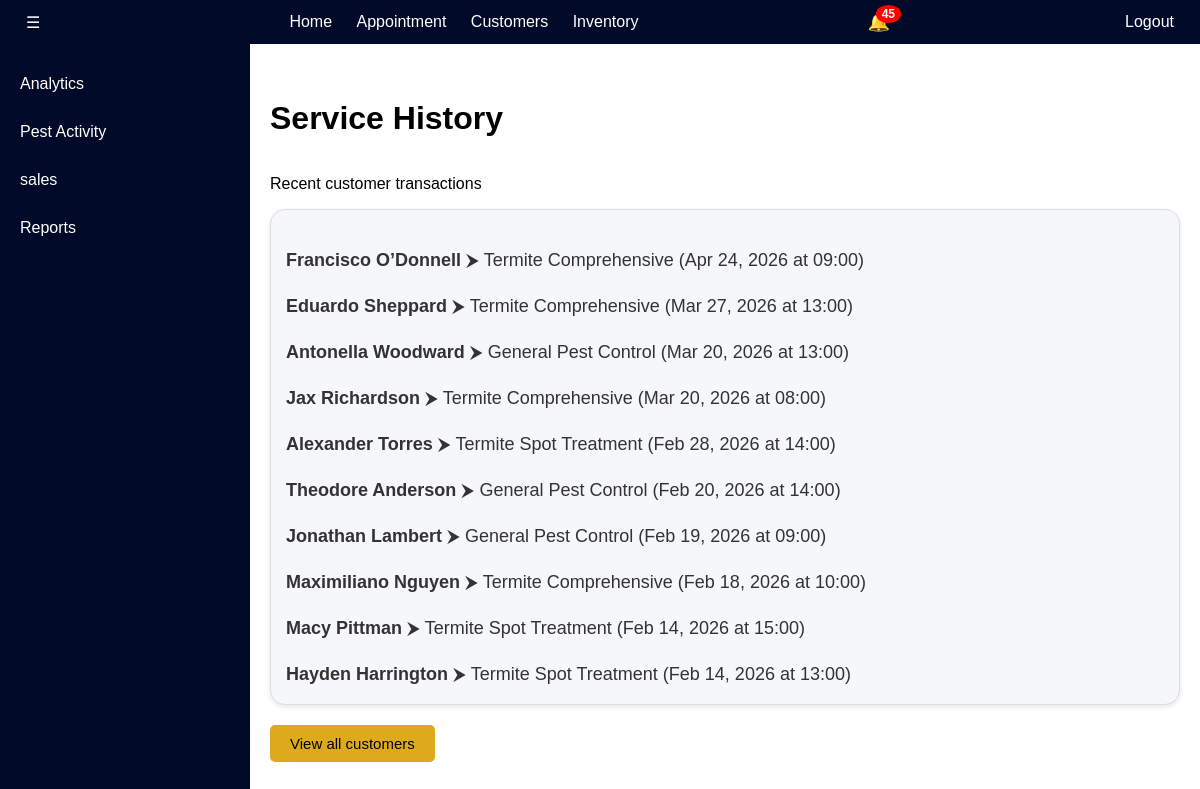
Page /admin-panel/customers/ (signed in) on the committed database.
### services/models.py (models this page shows, shortened)
class Appointment(models.Model):
    user = models.ForeignKey(settings.AUTH_USER_MODEL, on_delete=models.CASCADE, related_name="appointments", null=True, blank=True)
    created_at = models.DateTimeField(auto_now_add=True)
    STATUS_CHOICES = [
        ('Pending', 'Pending'),
        ('Done', 'Done'),
    ]
    client_name = models.CharField(max_length=100)
    client_address = models.TextField()
    land_use_category = models.CharField(
        max_length=50,
        choices=[
            ("Industrial", "Industrial"),
            ("Residential", "Residential"),
            ("Institutional", "Institutional"),
            ("Commercial", "Commercial"),
        ],
        default="Residential"
    )
    email = models.EmailField()
    mobile = models.CharField(max_length=15)
    job_location = models.CharField(max_length=255, blank=True, null=True)
    municipality = models.CharField(max_length=100, blank=True)
    barangay = models.CharField(max_length=100)
    street = models.CharField(max_length=100, blank=True)
    house_number = models.CharField(max_length=50, blank=True)
    total_area = models.DecimalField(max_digits=10, decimal_places=2, null=True, blank=True)
    service = models.CharField(max_length=100)
    date = models.DateField()
    time = models.TimeField()
    contract_period = models.CharField(max_length=100, blank=True)
    payment_method = models.CharField(max_length=50)
    receipt = models.ImageField(upload_to="receipts/", blank=True, null=True)
    estimated_price = models.DecimalField(max_digits=10, decimal_places=2, null=True, blank=True)  # ✅ NEW FIELD
    created_at = models.DateTimeField(auto_now_add=True)
    status = models.CharField(
        max_length=20,
        choices=[("pending", "Pending"), ("in-progress", "In Progress"), ("completed", "Completed")],
        default='Pending'
    )

### services/views.py (the view)
# urls.py: path('admin-panel/customers/', views.customers, name='customers'),
@login_required
def customers(request):
    notifications = TechnicianNotification.objects.select_related('technician', 'appointment').all().order_by('-timestamp')
    customer_notifications = CustomerNotification.objects.select_related("appointment").all().order_by('-timestamp')
    recent_customers = (
        Appointment.objects.filter(status="Completed")
        .order_by("-date", "-time")[:10]
    )
    return render(request, "admin_pages/customers.html", {
        "notifications": notifications,
        "recent_customers": recent_customers,
        "customer_notifications": customer_notifications,
    })

### services/templates/admin_pages/customers.html (shortened to what this page needs)
{% load static %}
<!DOCTYPE html>
<html lang="en">
<head>
</head>
<body>
  <div class="sidebar" id="sidebar">
    <button class="close-sidebar" onclick="toggleSidebar()">←</button>
    <a href="{% url 'analytics' %}">Analytics</a>
    <a href="{% url 'pest_activity' %}">Pest Activity</a>
    <a href="{% url 'sales' %}">sales</a>
    <a href="{% url 'reports' %}">Reports</a>
  </div>
  <div class="header">
    <button class="menu-btn" onclick="toggleSidebar()">☰</button>
    <div class="header-nav">
      <a href="{% url 'admin_home' %}">Home</a>
      <a href="{% url 'appointment' %}">Appointment</a>
      <a href="{% url 'customers' %}">Customers</a>
      <a href="{% url 'inventory' %}">Inventory</a>
    </div>
    <div class="notification-wrapper">
      <button onclick="toggleNotificationModal()" class="notification-button">
        🔔
        {% if notifications|length > 0 %}
        <span class="notification-badge">
          {{ notifications|length }}
        </span>
        {% endif %}
      </button>
    </div>
    <form action="{% url 'logout' %}" method="post" style="margin: 0;">
      <button class="logout-btn">Logout</button>
    </form>
  </div>
  <div class="main" id="mainContent">
    <div class="bubble-container">
      <h1>Service History</h1>
      <p>Recent customer transactions</p>
      <div class="customer-bubble">
        {% for cust in recent_customers %}
          <p>
            <strong>{{ cust.client_name }}</strong> ⮞
            {{ cust.service }}
            ({{ cust.date|date:"M d, Y" }} at {{ cust.time|time:"H:i" }})
          </p>
        {% empty %}
          <p>No completed appointments yet.</p>
        {% endfor %}
      </div>
    </div>
    <div class="bubble-actions">
      <button onclick="location.href='{% url 'customers_review' %}'">View all customers</button>
    </div>
  </div>
</body>
</html>

### services/templates/admin_pages/customers.html (style rules this page uses)
body { margin: 0; font-family: Arial, sans-serif; }
.header { position: sticky; top: 0; z-index: 999; background: #010A28; color: white; padding: 10px 20px; display: flex; justify-content: space-between; align-items: center; }
.menu-btn, .logout-btn { background: none; border: none; color: white; font-size: 16px; cursor: pointer; }
.sidebar { width: 250px; background: #010A28; height: 100vh; position: fixed; top: 0; left: 0; padding-top: 60px; transform: translateX(0); transition: transform 0.3s ease; }
.sidebar a { display: block; padding: 15px 20px; color: white; text-decoration: none; }
.close-sidebar { position: absolute; top: 10px; right: 10px; background: none; border: none; color: white; font-size: 20px; cursor: pointer; }
.main { margin-left: 250px; padding: 20px; transition: margin-left 0.3s ease; }
.header-nav a { margin-left: 20px; color: white; text-decoration: none; }
.bubble-container { display: flex; flex-direction: column; margin-top: 15px; }
.customer-bubble { background: #f5f7fa; border: 1px solid #ddd; padding: 15px; border-radius: 15px; box-shadow: 0 2px 5px rgba(0,0,0,0.1); transition: transform 0.2s; }
.customer-bubble p { margin: 4px 0; font-size: 18px; color: #333; }
.bubble-actions { margin-top: 20px; }
.bubble-actions button { padding: 10px 20px; margin-right: 8px; font-size: 15px; border: none; border-radius: 5px; cursor: pointer; }
.bubble-actions button:first-child { background: #DDAA1E; color: black; }
.notification-wrapper { position: relative; }
.notification-button { position: relative; background: none; border: none; color: white; cursor: pointer; font-size: 18px; }
.notification-badge { position: absolute; top: -5px; right: -5px; background: red; color: white; border-radius: 50%; padding: 2px 6px; font-size: 12px; font-weight: bold; }

### rows in the picture
Appointment: client_name "Francisco O’Donnell", service "Termite Comprehensive", date "Apr 24, 2026", time "09:00"
Appointment: client_name "Eduardo Sheppard", service "Termite Comprehensive", date "Mar 27, 2026", time "13:00"
Appointment: client_name "Antonella Woodward", service "General Pest Control", date "Mar 20, 2026", time "13:00"
Appointment: client_name "Jax Richardson", service "Termite Comprehensive", date "Mar 20, 2026", time "08:00"
Appointment: client_name "Alexander Torres", service "Termite Spot Treatment", date "Feb 28, 2026", time "14:00"
Appointment: client_name "Theodore Anderson", service "General Pest Control", date "Feb 20, 2026", time "14:00"
Appointment: client_name "Jonathan Lambert", service "General Pest Control", date "Feb 19, 2026", time "09:00"
Appointment: client_name "Maximiliano Nguyen", service "Termite Comprehensive", date "Feb 18, 2026", time "10:00"
Appointment: client_name "Macy Pittman", service "Termite Spot Treatment", date "Feb 14, 2026", time "15:00"
Appointment: client_name "Hayden Harrington", service "Termite Spot Treatment", date "Feb 14, 2026", time "13:00"

### other values in the picture
{{ notifications|length }} "45"
